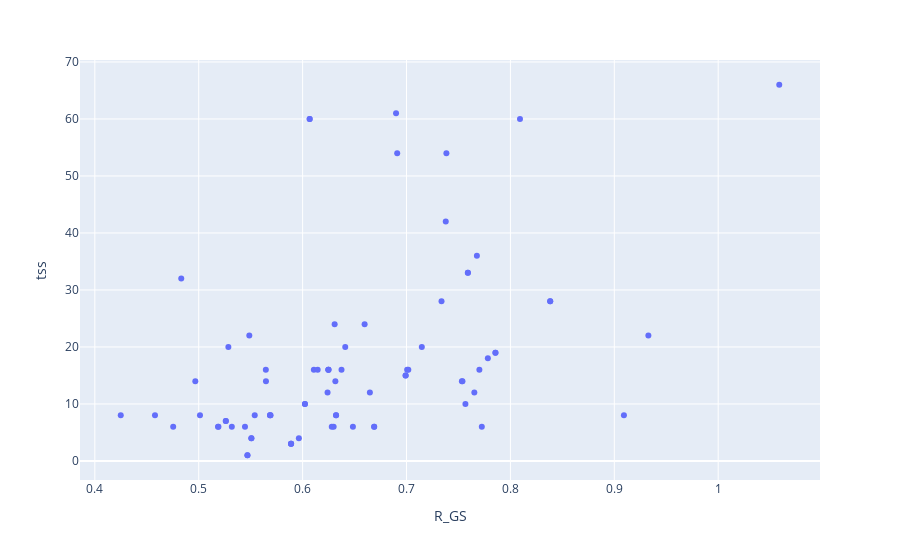

The notebook cell this image was saved under:
### Code cell
#Generate Plot
import plotly.express as px
scatter = px.scatter(df, x=df['R_GS'], y=df["tss"])
scatter.show()

### Figure 1 — Plotly figure (JSON) as saved in the notebook; plotly's stock layout.template omitted (floating-point values rounded to 4 significant figures)
{"data": [{"hovertemplate": "R_GS=%{x}<br>tss=%{y}<extra></extra>", "legendgroup": "", "marker": {"color": "#636efa", "symbol": "circle"}, "mode": "markers", "name": "", "orientation": "v", "showlegend": false, "type": "scatter", "x": [0.7384, 0.5539, 0.5012, 0.6484, 0.7533, 0.9092, 0.7567, 0.4754, 0.5186, 0.7017, 0.7725, 0.7006, 0.5647, 0.425, 0.4579, 0.7701, 0.7538, 0.6315, 0.9328, 0.4832, 0.5469, 0.7591, 0.6248, 0.6689, 0.6991, 0.5507, 0.8383, 0.5261, 0.6068, 0.6322, 0.7856, 0.5889, 0.5445, 0.6374, 0.5469, 0.7591, 0.641, 0.6899, 0.7147, 0.6022, 0.6022, 0.5692, 0.7378, 0.5686, 0.5686, 0.624, 0.5964, 0.691, 0.7783, 0.5646, 0.6299, 0.4967, 0.5487, 0.5285, 0.519, 0.6991, 0.5319, 0.7653, 0.6248, 0.6281, 0.6597, 0.5507, 0.8383, 0.5261, 0.6068, 0.6322, 0.6248, 0.8092, 0.6308, 0.6647, 1.059, 0.5889, 0.5889, 0.6108, 0.7677, 0.7856, 0.6145, 0.6689, 0.7337], "xaxis": "x", "y": [54, 8, 8, 6, 14, 8, 10, 6, 6, 16, 6, 16, 14, 8, 8, 16, 14, 14, 22, 32, 1, 33, 16, 6, 15, 4, 28, 7, 60, 8, 19, 3, 6, 16, 1, 33, 20, 61, 20, 10, 10, 8, 42, 8, 8, 12, 4, 54, 18, 16, 6, 14, 22, 20, 6, 15, 6, 12, 16, 6, 24, 4, 28, 7, 60, 8, 16, 60, 24, 12, 66, 3, 3, 16, 36, 19, 16, 6, 28], "yaxis": "y"}], "layout": {"legend": {"tracegroupgap": 0}, "margin": {"t": 60}, "xaxis": {"anchor": "y", "domain": [0, 1], "title": {"text": "R_GS"}}, "yaxis": {"anchor": "x", "domain": [0, 1], "title": {"text": "tss"}}}}
